Frame 1 (no input): blank canvas, image omitted
Frame 60 (the mouse pressed at the canvas centre just before this capture): blank canvas, image omitted
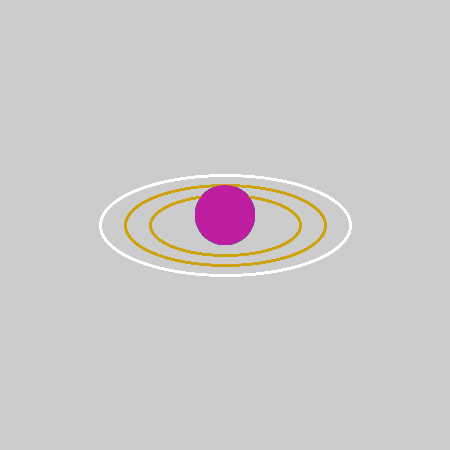
Frame 120 (the mouse held since frame 60 and released just before this capture)

The Processing sketch whose frames 1 and 60 were blank and that drew this single picture after the mouse press (run headless with seeded random() and noise(); from frame 60 on, the mouse is pressed at the canvas centre):

// Processing sketch: processing_37969
// ── processing_37969.pde

void setup(){
  size(450, 450);
  imageMode(CENTER);
  smooth();
}

void draw(){
  if(mousePressed == true){
     planet(mouseX, mouseY);
  }
    if(mouseX>width/2){
     planet(mouseX+50, mouseY);
  }
}

void planet (int x, int y){
  float r=random(1, 255);
  float g=random(1, 255);
  float b=random(1, 255);
//rings
noFill();
strokeWeight(2);
stroke(206, 162, 15);
ellipse(x, y, 150, 60); 
ellipse(x, y, 200, 80);
stroke(255);
ellipse(x, y, 250, 100);

//center
noStroke();
fill(r, g, b);
ellipse(x, y-10, 60, 60);

}
